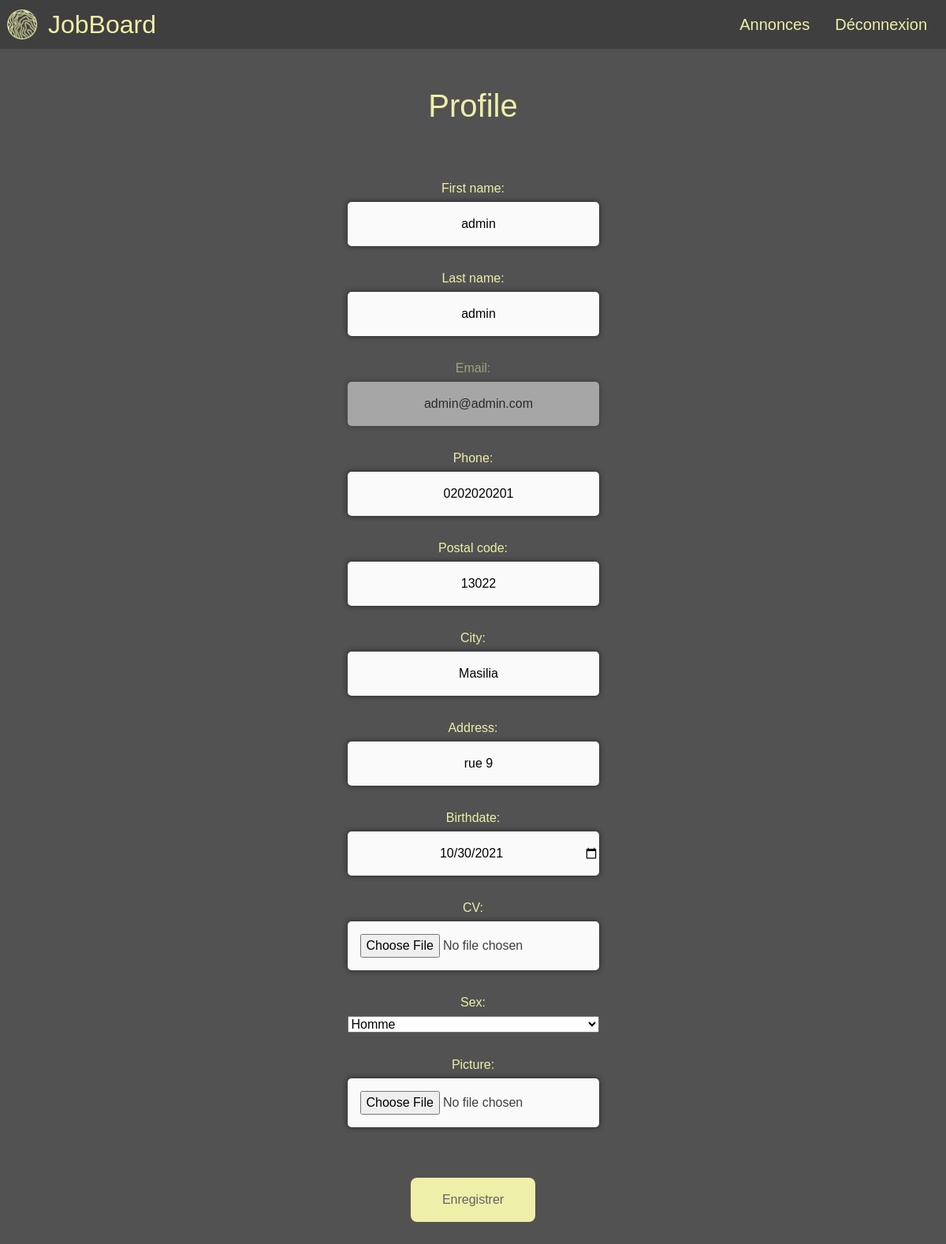
Page /profile.php (signed in) on the committed database.
### tables this page shows
CREATE TABLE IF NOT EXISTS `people` (
  `id` int(11) NOT NULL AUTO_INCREMENT,
  `first_name` varchar(255) DEFAULT NULL,
  `last_name` varchar(255) DEFAULT NULL,
  `email` varchar(255) DEFAULT NULL,
  `password` varchar(255) DEFAULT NULL,
  `phone` varchar(255) DEFAULT NULL,
  `postal_code` varchar(255) DEFAULT NULL,
  `city` varchar(255) DEFAULT NULL,
  `addr` varchar(255) DEFAULT NULL,
  `birthdate` date DEFAULT NULL,
  `CV` blob,
  `sex` varchar(255) DEFAULT NULL,
  `picture` blob,
  `gender` tinyint(1) DEFAULT NULL,
  PRIMARY KEY (`id`)
);

### profile.php (the view, shortened to what this page needs)
<!DOCTYPE html>
<html lang="en">
<head>
    <link rel="stylesheet" href="https://cdnjs.cloudflare.com/ajax/libs/twitter-bootstrap/5.1.0/css/bootstrap.min.css">
    <link rel="stylesheet" href="https://cdnjs.cloudflare.com/ajax/libs/font-awesome/5.15.4/css/all.min.css">
    <link rel="stylesheet" href="style/style.css">
    <link rel="stylesheet" href="style/nav.css">
    <link rel="stylesheet" href="style/profile.css">
</head>
<body>
    <?php
    if (isset($_SESSION['email'])) {
        require_once("component/nav.php");
        require_once("configs/database.php");
        $email = $_SESSION['email'];
        $req = "SELECT * FROM people WHERE email = '$email'";
        foreach ($db->query($req) as $add) {
    ?>
            <div class="profile">
                <h1>Profile</h1>
            </div>
            <div class="div-profile">
                <form action="functions/updateProfile.php" method="POST" class="find_form find">
                    <div class="first_name">
                        <label for="first_name">First name: </label>
                        <input name="first_name" type="text" for="first_name" value="<?= $add['first_name'] ?>">
                    </div>
                    <div class="last_name">
                        <label for="last_name">Last name: </label>
                        <input name="last_name" type="text" for="last_name" value="<?= $add['last_name'] ?>">
                    </div>
                    <div class="email" style="opacity: 0.5;">
                        <label for="email">Email: </label>
                        <input name="email" type="email" for="email" readonly="readonly" value="<?= $add['email'] ?>">
                    </div>
                    <div class="phone">
                        <label for="phone">Phone: </label>
                        <input name="phone" type="text" for="phone" value="<?= $add['phone'] ?>">
                    </div>
                    <div class="postal_code">
                        <label for="postal_code">Postal code: </label>
                        <input name="postal_code" type="text" for="postal_code" value="<?= $add['postal_code'] ?>">
                    </div>
                    <div class="city">
                        <label for="city">City: </label>
                        <input name="city" type="text" for="city" value="<?= $add['city'] ?>">
                    </div>
                    <div class="addr">
                        <label for="addr">Address: </label>
                        <input name="addr" type="text" for="addr" value="<?= $add['addr'] ?>">
                    </div>
                    <div class="birthdate">
                        <label for="birthdate">Birthdate: </label>
                        <input name="birthdate" type="date" for="birthdate" value="<?= $add['birthdate'] ?>">
                    </div>
                    <div class="CV">
                        <label for="CV">CV: </label>
                        <input name="CV" type="file" for="CV" value="<?= $add['CV'] ?>" accept=".pdf">
                    </div>
                    <div class="sex">
                        <label for="sex">Sex: </label>
                        <select name="sex" id="sex">
                            <option value="Homme" <?php if ($add['sex'] == 'Homme') {
                                                        echo 'selected="selected"';
                                                    } ?>>Homme</option>
                        </select>
                    </div>
                    <div class="picture">
                        <label for="picture">Picture: </label>
                        <input name="picture" type="file" for="picture" value="<?= $add['picture'] ?>" accept=".png">
                    </div>
                    <button name="submit" type="submit submit_profile" style="margin-top: 5vh; margin-bottom: 7vh; border-radius: 1vh; padding-left:5vh; padding-right:5vh;">Enregistrer</button>
                </form>
            </div>
        <?php }
        foreach ($db->query($req2) as $add2) { ?>
    <?php }
    } else {
        header("Location: register.php");
    }
    ?>
</body>
</html>

### style/style.css (style rules this page uses)
body { font-family: 'DM Sans', sans-serif; color: #3f3f3f; background-color: #525252; }

### style/nav.css (style rules this page uses)
.find { padding-top: 13vh; text-align: center; }
.find_form button { transition: 0.2s; color: #61626B; border:none; padding-top: 2vh; padding-bottom: 2vh; padding-left: 2vh; padding-right: 2vh; background-color: #EEEFA8; -webkit-border-top-right-radius: 10px; -webkit-border-bottom-right-radius: 10px; -moz-border-radius-topright: 10px; -moz-border-radius-bottomright: 10px; border-top-right-radius: 10px; border-bottom-right-radius: 10px; }

### style/profile.css (style rules this page uses)
.profile h1 { margin-top: 4%; text-align: center; color: #EEEFA8; font-size: 2.5em; }
.div-profile { display: flex; justify-content: center; margin-top: -6%; }
.div-profile .find_form input { padding-top: 2vh; padding-bottom: 2vh; padding-left: 2vh; margin-right: 0px; border: none; border-radius: 5px; background: #fafafa; box-shadow: 1px 1px 6px #22222277, -1px -1px 6px #22222293; }
form div { margin: 3vh; }
form div { display: grid; flex-direction: column; }
label { margin: 5px; color: #EEEFA8; }
form input { text-align: center; }

### rows in the picture
people: first_name "admin", last_name "admin", email "admin@admin.com", phone "0202020201", postal_code "13022", city "Masilia", addr "rue 9", birthdate "10/30/2021"
